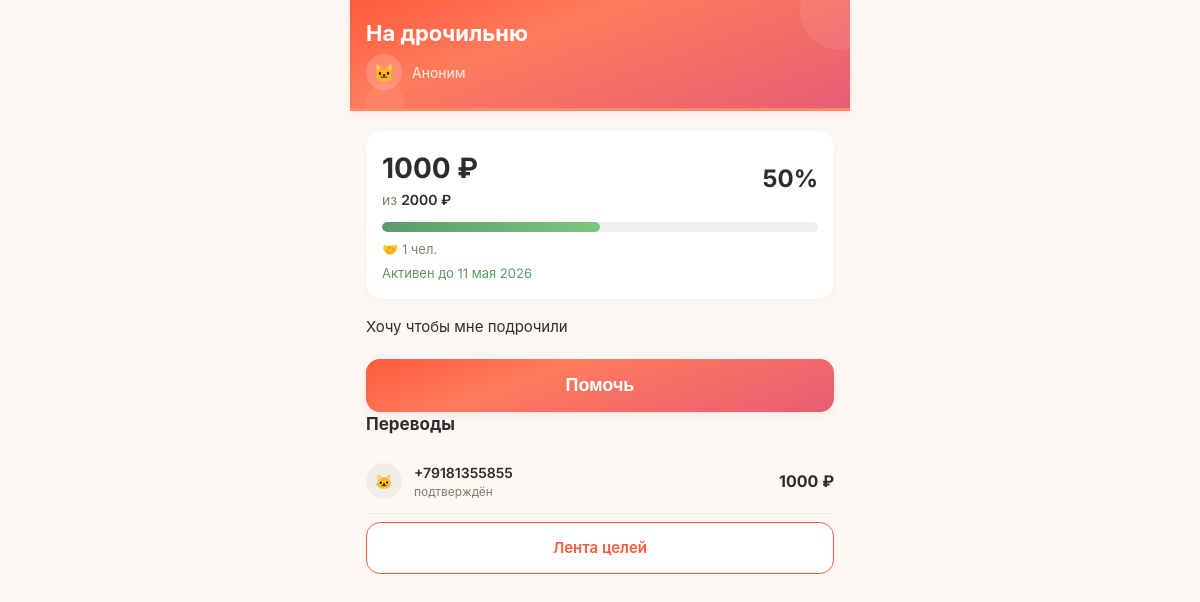
Page /goal/9 on the earlier database version.
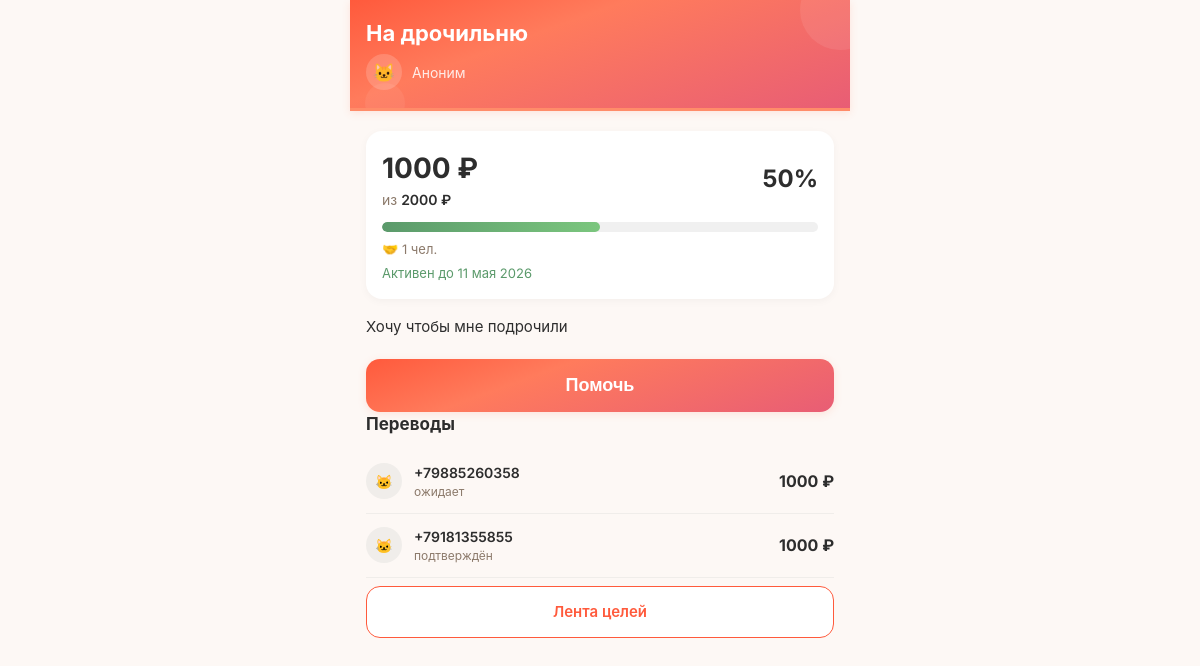
Same page on the later database version.
### tables this page shows
CREATE TABLE "goals" (
        id INTEGER PRIMARY KEY AUTOINCREMENT,
        user_id INTEGER NOT NULL,
        type TEXT NOT NULL CHECK(type IN ('super_blitz','blitz','serious','urgent','group')),
        title TEXT NOT NULL,
        description TEXT NULL,
        photo_url TEXT NULL,
        amount_goal REAL NOT NULL,
        amount_collected REAL DEFAULT 0.00,
        ends_at TEXT NULL,
        status TEXT DEFAULT 'draft' CHECK(status IN ('draft','active','frozen','completed','failed','lightning_failed','hidden')),
        trial_ends_at TEXT NULL,
        subscription_active_until TEXT NULL,
        last_boosted_at TEXT NULL,
        is_lightning INTEGER DEFAULT 0,
        lightning_started_at TEXT NULL,
        moderation_status TEXT DEFAULT 'pending',
        completion_type TEXT DEFAULT 'organic',
        is_seed INTEGER DEFAULT 0,
        views_count INTEGER DEFAULT 0,
        views_24h INTEGER DEFAULT 0,
        donations_count INTEGER DEFAULT 0,
        donations_24h INTEGER DEFAULT 0,
        created_at TEXT DEFAULT (datetime('now')), photos TEXT,
        FOREIGN KEY (user_id) REFERENCES users(id)
    );

CREATE TABLE donations (
            id INTEGER PRIMARY KEY AUTOINCREMENT,
            goal_id INTEGER NOT NULL,
            donor_id INTEGER NULL,
            amount_reported REAL NOT NULL,
            status TEXT NOT NULL CHECK(status IN ('donor_confirmed','recipient_confirmed','completed','disputed')),
            is_anonymous INTEGER DEFAULT 0,
            is_seed INTEGER DEFAULT 0,
            warm_word TEXT NULL,
            donor_confirmed_at TEXT DEFAULT (datetime('now')),
            recipient_confirmed_at TEXT NULL,
            completed_at TEXT NULL,
            dispute_reason TEXT NULL,
            donor_to_recipient_count INTEGER DEFAULT 1,
            referred_by INTEGER NULL, ip_address TEXT,
            FOREIGN KEY (goal_id) REFERENCES goals(id),
            FOREIGN KEY (donor_id) REFERENCES users(id)
        );

### main.py (the view, shortened to what this page needs)
@app.route('/goal/<int:goal_id>')
def goal_page(goal_id):
    db = get_db()
    goal = db.execute("SELECT * FROM goals WHERE id = ?", (goal_id,)).fetchone()
    if not goal:
        db.close()
        flash('Цель не найдена.', 'danger')
        return redirect(url_for('goals_list'))
    import json as _json
    photos_list = []
    if goal['photos']:
        try:
            photos_list = _json.loads(goal['photos'])
        except Exception:
            photos_list = []
    if not photos_list and goal['photo_url']:
        photos_list = [goal['photo_url']]
    author = db.execute("SELECT phone FROM users WHERE id = ?", (goal['user_id'],)).fetchone()
    donations = db.execute(
        """SELECT d.*,
           CASE WHEN d.is_anonymous = 1 OR d.donor_id IS NULL THEN NULL
                ELSE COALESCE(u.name, '+' || u.phone)
           END as donor_name
        FROM donations d
        LEFT JOIN users u ON d.donor_id = u.id
        WHERE d.goal_id = ?
        ORDER BY d.donor_confirmed_at DESC""",
        (goal_id,)
    ).fetchall()
    donor_count = db.execute("SELECT COUNT(DISTINCT donor_id) FROM donations WHERE goal_id = ? AND status IN ('recipient_confirmed','completed')", (goal_id,)).fetchone()[0]
    last_donation = db.execute("SELECT MAX(donor_confirmed_at) FROM donations WHERE goal_id = ?", (goal_id,)).fetchone()[0]
    db.close()
    pct = int((goal['amount_collected'] / goal['amount_goal']) * 100) if goal['amount_goal'] > 0 else 0
    months = ['января','февраля','марта','апреля','мая','июня','июля','августа','сентября','октября','ноября','декабря']
    try:
        parts = goal['ends_at'][:10].split('-')
        ends_at_formatted = f"{int(parts[2])} {months[int(parts[1])-1]} {parts[0]}"
    except:
        ends_at_formatted = goal['ends_at'][:10]
    user = get_current_user()
    is_author = (user and user['id'] == goal['user_id'])
    already_reported = False
    return render_template('goal.html', goal=goal, author=author, progress=pct, donations=donations, is_author=is_author, donor_count=donor_count, last_donation=last_donation, ends_at_formatted=ends_at_formatted, already_reported=already_reported, user=user, photos_list=photos_list)

### main.py (called while the page is built, shortened)
def get_current_user():
    return None

### models.py (called while the page is built)
def get_db():
    conn = sqlite3.connect(DATABASE, timeout=10)
    conn.row_factory = sqlite3.Row
    conn.execute("PRAGMA journal_mode=WAL")
    conn.execute("PRAGMA synchronous=NORMAL")
    conn.execute("PRAGMA busy_timeout=5000")
    conn.execute("PRAGMA foreign_keys = ON")
    return conn

### templates/goal.html (shortened to what this page needs)
<!DOCTYPE html>
<html lang="ru">
<head>
    <link rel="stylesheet" href="/static/style.css?v=4">
</head>
<body>
    <div class="container">
        <div class="goal-header">
            <h1>{{ goal.title }}</h1>
            <div class="author-row">
                <div class="avatar">🐱</div>
                <span>{{ author.name or 'Аноним' }}</span>
            </div>
        </div>
        <div class="content">
            <div class="stats-card">
                <div class="stats-row">
                    <div>
                        <div class="collected">{{ "%.0f"|format(goal.amount_collected) }} ₽</div>
                        <div class="goal">из <span>{{ "%.0f"|format(goal.amount_goal) }} ₽</span></div>
                    </div>
                    <div style="text-align:right;">
                        <div style="font-size:24px;font-weight:700;color:#2D2D2D;">{{ progress }}%</div>
                    </div>
                </div>
                <div class="progress-bar">
                    <div class="progress-fill" style="width: {{ progress }}%;"></div>
                </div>
                <div class="stats-meta">
                    {% if donor_count > 0 %}
                    <span>🤝 {{ donor_count }} чел.</span>
                    {% endif %}
                </div>
                {% if goal.status == "active" %}<div class="deadline" style="color:#5B9A6B;">Активен до {{ ends_at_formatted }}</div>{% else %}<div class="deadline" style="color:#E57373;">Не активен</div>{% endif %}
            </div>
            {% if goal.description %}
            <div class="description">{{ goal.description }}</div>
            {% endif %}
            {% if not is_author %}
            <button class="btn-help" onclick="openModal()">Помочь</button>
            {% endif %}
            {% if donations %}
            <h3 class="donations-title">Переводы</h3>
            {% for d in donations %}
            <div class="donation-item">
                <div class="donation-avatar">🐱</div>
                <div class="donation-info">
                    <div class="donor-name">{{ d.donor_name or 'Аноним' }}</div>
                    <div class="donor-meta">
                        {% if d.status == 'donor_confirmed' %}ожидает
                        {% elif d.status == 'recipient_confirmed' %}подтверждён
                        {% elif d.status == 'completed' %}засчитан
                        {% else %}{{ d.status }}{% endif %}
                    </div>
                </div>
                <div class="donation-amount">{{ "%.0f"|format(d.amount_reported) }} ₽</div>
            </div>
            {% endfor %}
            {% endif %}
            <a class="btn-back" href="/goals" style="text-align:center;">Лента целей</a>
        </div>
    </div>
</body>
</html>

### static/style.css (style rules this page uses)
:root { --cta: #FF6B4A; --cta-hover: #E85D3A; --bg: #FDF8F5; --card: #FFFFFF; --card-shadow: 0 2px 12px rgba(0,0,0,0.04); --text: #2D2D2D; --text-soft: #8C7A6B; --success: #5B9A6B; --error: #E57373; --gold: #D4A853; --gradient-cta: linear-gradient(160deg, #FF5A3C 0%, #FF7B5C 35%, #E85D75 100%); --radius: 12px; --radius-lg: 16px; --font: 'Inter', -apple-system, BlinkMacSystemFont, sans-serif; --transition: 0.2s ease; }
*, *::before, *::after { box-sizing: border-box; margin: 0; padding: 0; }
body { font-family: var(--font); font-size: 16px; line-height: 1.5; background: var(--bg); color: var(--text); -webkit-tap-highlight-color: transparent; -webkit-font-smoothing: antialiased; animation: pageIn 0.3s ease; }
h1 { font-size: 28px; font-weight: 700; line-height: 1.2; }
h3 { font-size: 18px; font-weight: 600; }
a { color: var(--cta); text-decoration: none; }
.progress-fill { background: var(--success); height: 100%; border-radius: 8px; transition: width 0.4s ease; }
html, body { overscroll-behavior-y: none; overscroll-behavior-x: none; }

Differences in the rows shown:
added donations: donor_name "+79885260358", status "ожидает", amount_reported "1000"
